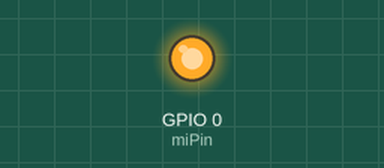
Simulated run of this program. Board: ESP8266 board running MicroPython. Shown: output pins drawn as LEDs (lit = HIGH). At 0.0 s the program stops and its outputs stay as they are.

Above: at 0.1 s.
Timing chart, 0 to 1.5 s (numbered marks = the images above):
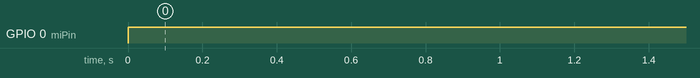

The program:

pines.py
```python
import machine
miPin=machine.Pin(0, machine.Pin.OUT)
#se refiere a gpio 0, que esta en el D3.
miPin.value(1)

###prueba terminada.
#funcionamiento de los pines:

#Pins:| D0 | D1  | D2  | D3  | D4  |VCC GND| D5  | D6   | D7   | D8    |
#GPIO:| 16 | 5***| 4***| 0***| 2***|       | 14**| 12***| 13***| 15*** |
#
#---->8 pines disponibles de 9

#Los Pins se refieren a la referencia física de la board,
#pero python no reconoce esa referencia, pero si reconoce
#la del GPIO, por tanto si se desea usar los pines en upython
#se referencian los GPIO.

#segun la api:  Not all pins are available to use, in most cases
#only pins 0, 2, 4, 5, 12, 13, 14, 15, and 16 can be used.
```

Measured:
- by itself, GPIO 0 (miPin): LOW → HIGH at 0.00 s
